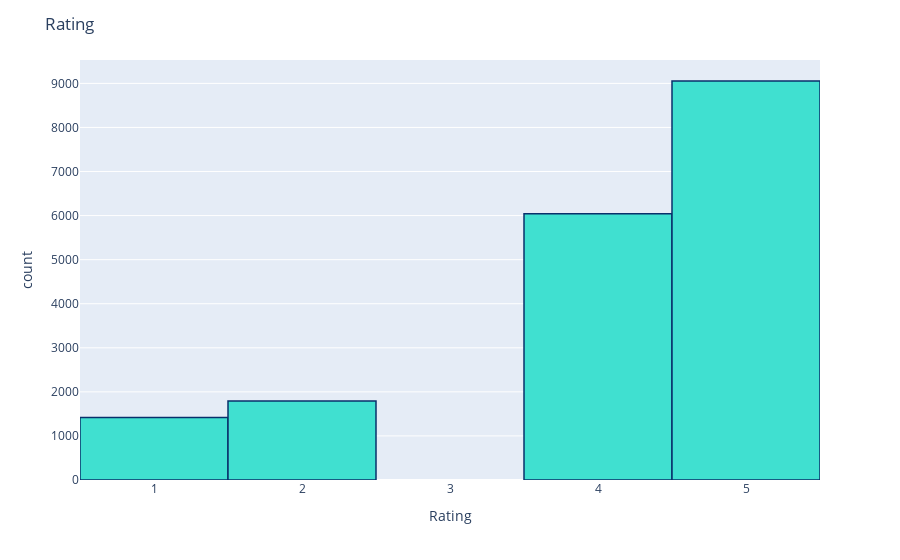

The code cell stored with this chart in its notebook:
### Code cell
import matplotlib.pyplot as plt
import seaborn as sns
color = sns.color_palette()
%matplotlib inline
import plotly.offline as py
py.init_notebook_mode(connected=True)
import plotly.graph_objs as go
import plotly.tools as tls
import plotly.express as px
# Product Scores
fig = px.histogram(xt, x="Rating")
fig.update_traces(marker_color="turquoise",marker_line_color='rgb(8,48,107)',
                  marker_line_width=1.5)
fig.update_layout(title_text='Rating')
fig.show()

### Figure 1 — Plotly figure (JSON) as saved in the notebook; plotly's stock layout.template omitted (floating-point values rounded to 4 significant figures; data arrays with more than 128 entries replaced by an {"elided": "..."} marker saying what was removed)
{"data": [{"alignmentgroup": "True", "bingroup": "x", "hovertemplate": "Rating=%{x}<br>count=%{y}<extra></extra>", "legendgroup": "", "marker": {"color": "turquoise", "line": {"color": "rgb(8,48,107)", "width": 1.5}}, "name": "", "offsetgroup": "", "orientation": "v", "showlegend": false, "type": "histogram", "x": {"elided": "18307 int values"}, "xaxis": "x", "yaxis": "y"}], "layout": {"barmode": "relative", "legend": {"tracegroupgap": 0}, "margin": {"t": 60}, "title": {"text": "Rating"}, "xaxis": {"anchor": "y", "domain": [0, 1], "title": {"text": "Rating"}}, "yaxis": {"anchor": "x", "domain": [0, 1], "title": {"text": "count"}}}}
